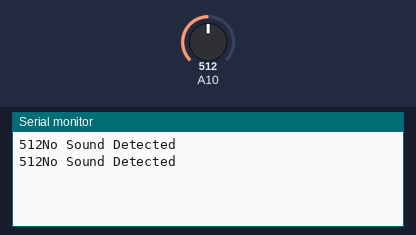
A sketch run on a simulated Arduino Mega 2560, built with avr-gcc and run on an emulated ATmega2560. On the bench: the last lines printed to the serial monitor. Inputs (shaded band) come from the test bench; at power-on: A10 = 512.

Above: at 6.8 s.
6.9 s: A10 set to 1008
At 9.8 s:
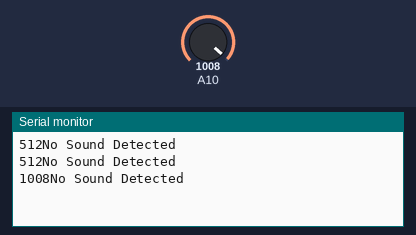
11.4 s: A10 set to 1022
At 13.2 s:
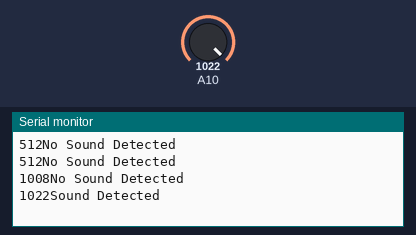

Measured:
- the behaviour switches between 1021 and 1022 on A10 (found by bisection; images 1 and 2)
- after the input at 6.9 s, the serial monitor: prints a new line after 2.1 s (image 1)
- after the input at 11.4 s, the serial monitor: prints a new line after 0.60 s (image 2)

The sketch:

soundArduinoMega.ino
```cpp
int threshold = 1022; //Change This
int volume;

void setup() {
  Serial.begin(9600); // For debugging

}

void loop() {

  while(1){
    delay(3000);
    volume = analogRead(A10); // Reads the value from the Analog PIN A0
    /*
      //Debug mode
      Serial.println(volume);
      delay(100);
    */
    Serial.print(volume);
    if(volume>=threshold){
      Serial.println("Sound Detected"); //Turn ON Led
    }
    else{
      Serial.println("No Sound Detected"); // Turn OFF Led
    }
  }
}
```
